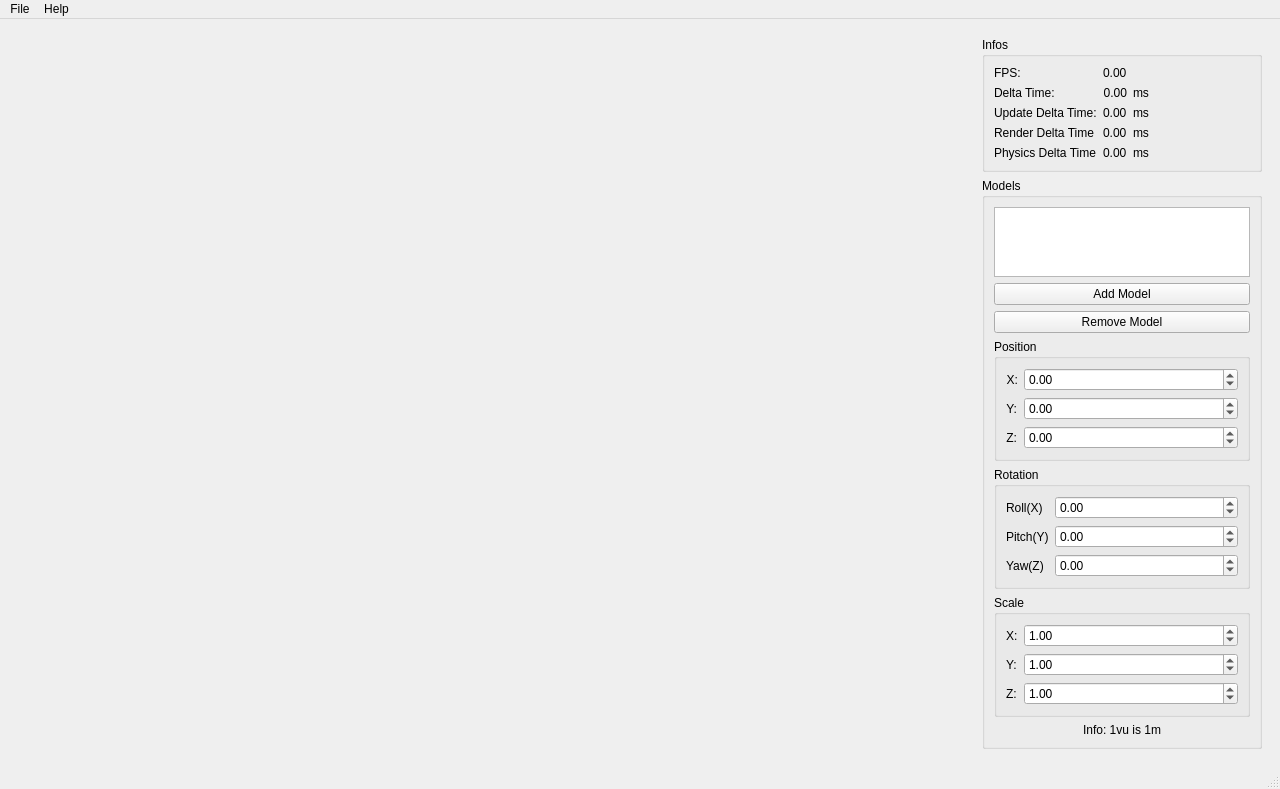
<?xml version="1.0" encoding="UTF-8"?>
<ui version="4.0">
 <class>MainWindow</class>
 <widget class="QMainWindow" name="MainWindow">
  <property name="geometry">
   <rect>
    <x>0</x>
    <y>0</y>
    <width>1280</width>
    <height>768</height>
   </rect>
  </property>
  <property name="windowTitle">
   <string>MainWindow</string>
  </property>
  <widget class="QWidget" name="centralwidget">
   <layout class="QGridLayout" name="gridLayout">
    <item row="0" column="1">
     <widget class="QWidget" name="mainWidget" native="true">
      <layout class="QFormLayout" name="formLayout_2">
       <item row="1" column="1">
        <widget class="QGroupBox" name="ModelBox">
         <property name="sizePolicy">
          <sizepolicy hsizetype="Preferred" vsizetype="Expanding">
           <horstretch>0</horstretch>
           <verstretch>0</verstretch>
          </sizepolicy>
         </property>
         <property name="title">
          <string>Models</string>
         </property>
         <layout class="QVBoxLayout" name="verticalLayout">
          <item>
           <widget class="QListWidget" name="ModelList"/>
          </item>
          <item>
           <widget class="QPushButton" name="AddModelBtn">
            <property name="text">
             <string>Add Model</string>
            </property>
           </widget>
          </item>
          <item>
           <widget class="QPushButton" name="RemoveModelBtn">
            <property name="text">
             <string>Remove Model</string>
            </property>
           </widget>
          </item>
          <item>
           <widget class="QGroupBox" name="CoordinateGrpBox">
            <property name="title">
             <string>Position</string>
            </property>
            <property name="checkable">
             <bool>false</bool>
            </property>
            <layout class="QFormLayout" name="formLayout">
             <property name="sizeConstraint">
              <enum>QLayout::SetDefaultConstraint</enum>
             </property>
             <property name="fieldGrowthPolicy">
              <enum>QFormLayout::AllNonFixedFieldsGrow</enum>
             </property>
             <property name="labelAlignment">
              <set>Qt::AlignLeading|Qt::AlignLeft|Qt::AlignTop</set>
             </property>
             <property name="formAlignment">
              <set>Qt::AlignLeading|Qt::AlignLeft|Qt::AlignTop</set>
             </property>
             <item row="2" column="0">
              <widget class="QLabel" name="Zlbl">
               <property name="text">
                <string>Z:</string>
               </property>
               <property name="alignment">
                <set>Qt::AlignRight|Qt::AlignTrailing|Qt::AlignVCenter</set>
               </property>
              </widget>
             </item>
             <item row="1" column="0">
              <widget class="QLabel" name="Ylbl">
               <property name="text">
                <string>Y:</string>
               </property>
               <property name="alignment">
                <set>Qt::AlignRight|Qt::AlignTrailing|Qt::AlignVCenter</set>
               </property>
              </widget>
             </item>
             <item row="0" column="0">
              <widget class="QLabel" name="Xlbl">
               <property name="text">
                <string>X:</string>
               </property>
               <property name="scaledContents">
                <bool>false</bool>
               </property>
               <property name="alignment">
                <set>Qt::AlignRight|Qt::AlignTrailing|Qt::AlignVCenter</set>
               </property>
              </widget>
             </item>
             <item row="0" column="1">
              <widget class="QDoubleSpinBox" name="XspnBox">
               <property name="minimum">
                <double>-1000.000000000000000</double>
               </property>
               <property name="maximum">
                <double>1000.000000000000000</double>
               </property>
              </widget>
             </item>
             <item row="1" column="1">
              <widget class="QDoubleSpinBox" name="YspnBox">
               <property name="minimum">
                <double>-1000.000000000000000</double>
               </property>
               <property name="maximum">
                <double>1000.000000000000000</double>
               </property>
              </widget>
             </item>
             <item row="2" column="1">
              <widget class="QDoubleSpinBox" name="ZspnBox">
               <property name="minimum">
                <double>-1000.000000000000000</double>
               </property>
               <property name="maximum">
                <double>1000.000000000000000</double>
               </property>
              </widget>
             </item>
            </layout>
           </widget>
          </item>
          <item>
           <widget class="QGroupBox" name="RotationBox">
            <property name="title">
             <string>Rotation</string>
            </property>
            <layout class="QFormLayout" name="formLayout_3">
             <item row="0" column="0">
              <widget class="QLabel" name="Rolllbl">
               <property name="text">
                <string>Roll(X)</string>
               </property>
              </widget>
             </item>
             <item row="0" column="1">
              <widget class="QDoubleSpinBox" name="RollSpnBox">
               <property name="minimum">
                <double>-100000.000000000000000</double>
               </property>
               <property name="maximum">
                <double>100000.000000000000000</double>
               </property>
              </widget>
             </item>
             <item row="1" column="0">
              <widget class="QLabel" name="Pitchlbl">
               <property name="text">
                <string>Pitch(Y)</string>
               </property>
              </widget>
             </item>
             <item row="1" column="1">
              <widget class="QDoubleSpinBox" name="PitchSpnBox">
               <property name="minimum">
                <double>-100000.000000000000000</double>
               </property>
               <property name="maximum">
                <double>100000.000000000000000</double>
               </property>
              </widget>
             </item>
             <item row="2" column="0">
              <widget class="QLabel" name="Yawlbl">
               <property name="text">
                <string>Yaw(Z)</string>
               </property>
              </widget>
             </item>
             <item row="2" column="1">
              <widget class="QDoubleSpinBox" name="YawSpnBox">
               <property name="suffix">
                <string/>
               </property>
               <property name="minimum">
                <double>-100000.000000000000000</double>
               </property>
               <property name="maximum">
                <double>100000.000000000000000</double>
               </property>
              </widget>
             </item>
            </layout>
           </widget>
          </item>
          <item>
           <widget class="QGroupBox" name="ScaleBox">
            <property name="title">
             <string>Scale</string>
            </property>
            <layout class="QFormLayout" name="formLayout_4">
             <item row="0" column="0">
              <widget class="QLabel" name="ScaleXlbl">
               <property name="text">
                <string>X:</string>
               </property>
              </widget>
             </item>
             <item row="0" column="1">
              <widget class="QDoubleSpinBox" name="ScaleXSpnBox">
               <property name="minimum">
                <double>-100000.000000000000000</double>
               </property>
               <property name="maximum">
                <double>100000.000000000000000</double>
               </property>
               <property name="value">
                <double>1.000000000000000</double>
               </property>
              </widget>
             </item>
             <item row="1" column="0">
              <widget class="QLabel" name="ScaleYlbl">
               <property name="text">
                <string>Y:</string>
               </property>
              </widget>
             </item>
             <item row="1" column="1">
              <widget class="QDoubleSpinBox" name="ScaleYSpnBox">
               <property name="minimum">
                <double>-100000.000000000000000</double>
               </property>
               <property name="maximum">
                <double>100000.000000000000000</double>
               </property>
               <property name="value">
                <double>1.000000000000000</double>
               </property>
              </widget>
             </item>
             <item row="2" column="0">
              <widget class="QLabel" name="ScaleZlbl">
               <property name="text">
                <string>Z:</string>
               </property>
              </widget>
             </item>
             <item row="2" column="1">
              <widget class="QDoubleSpinBox" name="ScaleZSpnBox">
               <property name="minimum">
                <double>-100000.000000000000000</double>
               </property>
               <property name="maximum">
                <double>100000.000000000000000</double>
               </property>
               <property name="value">
                <double>1.000000000000000</double>
               </property>
              </widget>
             </item>
            </layout>
           </widget>
          </item>
          <item>
           <widget class="QLabel" name="label">
            <property name="text">
             <string>Info: 1vu is 1m</string>
            </property>
            <property name="alignment">
             <set>Qt::AlignCenter</set>
            </property>
           </widget>
          </item>
         </layout>
        </widget>
       </item>
       <item row="0" column="1">
        <widget class="QGroupBox" name="InfoBox">
         <property name="sizePolicy">
          <sizepolicy hsizetype="Preferred" vsizetype="Expanding">
           <horstretch>0</horstretch>
           <verstretch>0</verstretch>
          </sizepolicy>
         </property>
         <property name="title">
          <string>Infos</string>
         </property>
         <layout class="QGridLayout" name="gridLayout_2">
          <item row="3" column="2">
           <widget class="QLabel" name="RenderDeltaTimeMSlbl">
            <property name="text">
             <string>ms</string>
            </property>
           </widget>
          </item>
          <item row="3" column="0">
           <widget class="QLabel" name="RenderDeltaTimelbl">
            <property name="text">
             <string>Render Delta Time</string>
            </property>
           </widget>
          </item>
          <item row="2" column="2">
           <widget class="QLabel" name="UpdateDeltaTimeMSlbl">
            <property name="text">
             <string>ms</string>
            </property>
           </widget>
          </item>
          <item row="1" column="0">
           <widget class="QLabel" name="DeltaTimelbl">
            <property name="text">
             <string>Delta Time:</string>
            </property>
           </widget>
          </item>
          <item row="1" column="1">
           <widget class="QLabel" name="DeltaTimeValuelbl">
            <property name="sizePolicy">
             <sizepolicy hsizetype="Minimum" vsizetype="Preferred">
              <horstretch>0</horstretch>
              <verstretch>0</verstretch>
             </sizepolicy>
            </property>
            <property name="text">
             <string>0.00</string>
            </property>
            <property name="alignment">
             <set>Qt::AlignRight|Qt::AlignTrailing|Qt::AlignVCenter</set>
            </property>
           </widget>
          </item>
          <item row="2" column="0">
           <widget class="QLabel" name="UpdateDeltaTimelbl">
            <property name="text">
             <string>Update Delta Time:</string>
            </property>
           </widget>
          </item>
          <item row="1" column="2">
           <widget class="QLabel" name="DeltaTimeMSlbl">
            <property name="sizePolicy">
             <sizepolicy hsizetype="Expanding" vsizetype="Minimum">
              <horstretch>0</horstretch>
              <verstretch>0</verstretch>
             </sizepolicy>
            </property>
            <property name="text">
             <string>ms</string>
            </property>
           </widget>
          </item>
          <item row="3" column="1">
           <widget class="QLabel" name="RenderDeltaTimeValuelbl">
            <property name="text">
             <string>0.00</string>
            </property>
           </widget>
          </item>
          <item row="4" column="1">
           <widget class="QLabel" name="PhysicsDeltaTimeValuelbl">
            <property name="text">
             <string>0.00</string>
            </property>
           </widget>
          </item>
          <item row="4" column="0">
           <widget class="QLabel" name="PhysicsDeltaTimelbl">
            <property name="text">
             <string>Physics Delta Time</string>
            </property>
           </widget>
          </item>
          <item row="4" column="2">
           <widget class="QLabel" name="PhysicsDeltaTimeMSlbl">
            <property name="text">
             <string>ms</string>
            </property>
           </widget>
          </item>
          <item row="2" column="1">
           <widget class="QLabel" name="UpdateDeltaTimeValuelbl">
            <property name="text">
             <string>0.00</string>
            </property>
           </widget>
          </item>
          <item row="0" column="0">
           <widget class="QLabel" name="FPSlbl">
            <property name="text">
             <string>FPS:</string>
            </property>
           </widget>
          </item>
          <item row="0" column="1">
           <widget class="QLabel" name="FPSValuelbl">
            <property name="text">
             <string>0.00</string>
            </property>
           </widget>
          </item>
         </layout>
        </widget>
       </item>
      </layout>
     </widget>
    </item>
    <item row="0" column="0">
     <widget class="GLWidget" name="renderWidget" native="true">
      <property name="sizePolicy">
       <sizepolicy hsizetype="Preferred" vsizetype="Preferred">
        <horstretch>255</horstretch>
        <verstretch>0</verstretch>
       </sizepolicy>
      </property>
      <property name="focusPolicy">
       <enum>Qt::ClickFocus</enum>
      </property>
      <layout class="QVBoxLayout" name="verticalLayout_3"/>
     </widget>
    </item>
   </layout>
  </widget>
  <widget class="QMenuBar" name="menubar">
   <property name="geometry">
    <rect>
     <x>0</x>
     <y>0</y>
     <width>1280</width>
     <height>21</height>
    </rect>
   </property>
   <widget class="QMenu" name="menuFile">
    <property name="title">
     <string>File</string>
    </property>
    <addaction name="actionLoad_Model"/>
    <addaction name="actionQuit"/>
   </widget>
   <widget class="QMenu" name="menuHelp">
    <property name="title">
     <string>Help</string>
    </property>
    <addaction name="actionAbout"/>
   </widget>
   <addaction name="menuFile"/>
   <addaction name="menuHelp"/>
  </widget>
  <widget class="QStatusBar" name="statusbar"/>
  <action name="actionAbout">
   <property name="text">
    <string>About</string>
   </property>
   <property name="shortcut">
    <string>Ctrl+A</string>
   </property>
  </action>
  <action name="actionQuit">
   <property name="text">
    <string>Quit</string>
   </property>
   <property name="shortcut">
    <string>Ctrl+Q</string>
   </property>
  </action>
  <action name="actionLoad_Model">
   <property name="text">
    <string>Load Model</string>
   </property>
   <property name="shortcut">
    <string>Ctrl+L</string>
   </property>
  </action>
 </widget>
 <customwidgets>
  <customwidget>
   <class>GLWidget</class>
   <extends>QWidget</extends>
   <header>GLWidget.h</header>
   <container>1</container>
  </customwidget>
 </customwidgets>
 <resources/>
 <connections/>
</ui>
